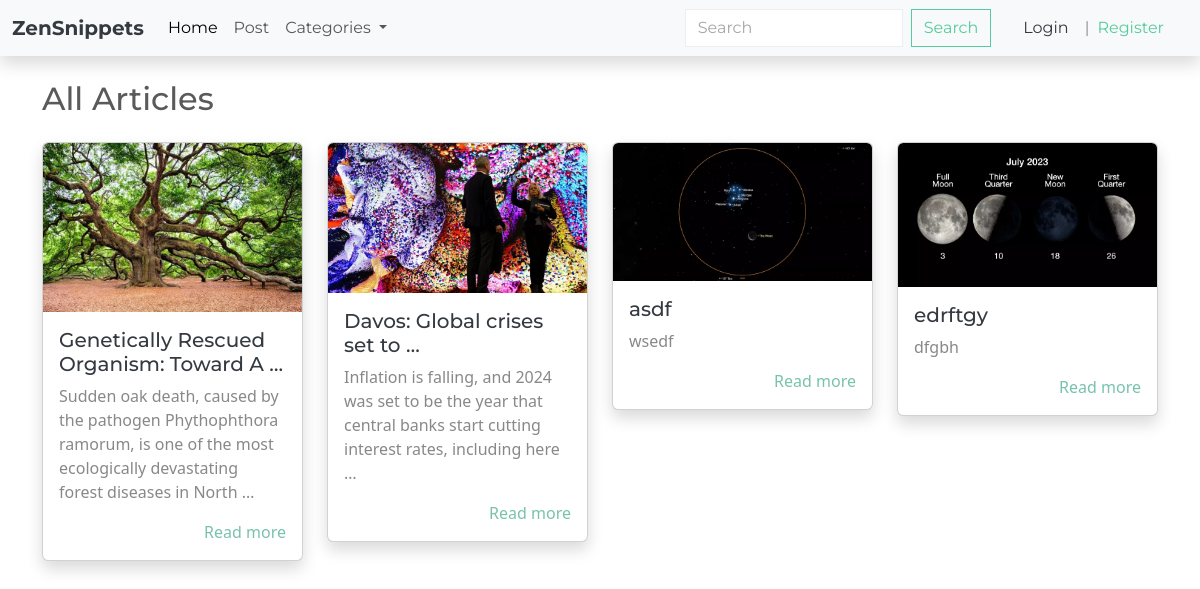
The page / on the database its author committed.
### article/models.py (models this page shows, shortened)
class Article(models.Model):
    category = models.ForeignKey(Category, on_delete = models.CASCADE, default = 1 )
    title = models.CharField(max_length=100)
    content = models.TextField(max_length = 2000)
    img = models.ImageField(upload_to='article_images/', default= 'default_img.jpg')
    pub_date = models.DateField(auto_now= True)

### article/views.py (the view)
# urls.py: path('', index , name= 'index'),
def index(request):
    all_articles = Article.objects.all()
    context = {
        'articles': all_articles,
    }
    return render(request, 'article/index.html', context)

### article/models.py (called while the page is built)
    def __str__(self):
        return self.name

### article/views.py (called while the page is built)
def categories(request):
    categories = Category.objects.all()
    return {
        'categories': categories,
    }

### article/templates/article/index.html
{% extends "base.html" %}
{% block content %}
<div class="container">
    <h2 class="my-4">All Articles</h2>
    <div class="row row-cols-1 row-cols-md-2 row-cols-lg-3 row-cols-xl-4 g-4">
        {% for article in articles %}
        <div class="col">
            <div class="card shadow">
                <img src="{{ article.img.url }}" class="card-img-top" alt="...">
                <div class="card-body">
                    <h5 class="card-title text-dark">{{ article.title | truncatewords:5 }}</h5>
                    <p class="card-text">{{ article.content | truncatewords:20 }}</p>
                    <a href="{% url 'article:single_article' article.id %}" class="float-end text-decoration-none">Read more</a>
                </div>
            </div>
        </div>
        {% endfor %}
    </div>
</div>
{% endblock content %}

### rows shown on the page
Article: img (picture), title "Genetically Rescued Organism: Toward A …", content "Sudden oak death, caused by the pathogen Phythophthora ramorum, is one of the most ecologically devastating forest diseases in North …"
Article: img (picture), title "Davos: Global crises set to …", content "Inflation is falling, and 2024 was set to be the year that central banks start cutting interest rates, including here …"
Article: img (picture), title "asdf", content "wsedf"
Article: img (picture), title "edrftgy", content "dfgbh"
